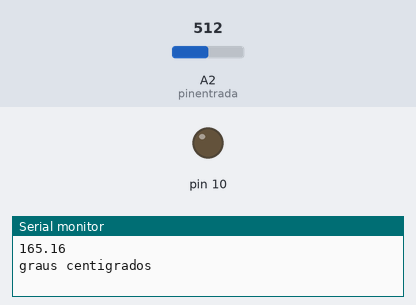
This sketch was run on a simulated Arduino Uno, built with avr-gcc and run on an emulated ATmega328P. On the bench: output pins drawn as LEDs (lit = HIGH), the last lines printed to the serial monitor. The test bench sets the inputs (shaded band); at power-on: A2 (pinentrada) = 512.

Above: at 0.1 s.
At 1.1 s:
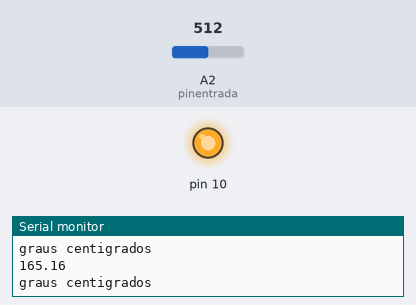
Timing chart, 0 to 2.6 s (numbered marks = the images above):
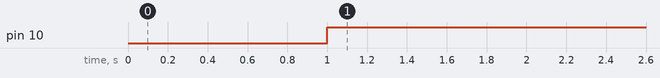

Measured:
- by itself, pin 10: LOW → HIGH at 1.0 s

The sketch:

temperatura_lm35.ino
```cpp
float temperatura;
 int pinentrada = 2;

void setup()
{
pinMode (10,OUTPUT);
 Serial.begin(9600);

}

void loop() {
 temperatura = analogRead(pinentrada);
 temperatura = (temperatura / 1023 * 3.3 / 0.01);
 Serial.println(temperatura);
 Serial.println("graus centigrados");
 delay(1000);

 if (temperatura>30)
 {digitalWrite (10, HIGH);}

 else
 {digitalWrite (10, LOW);}

}
```
